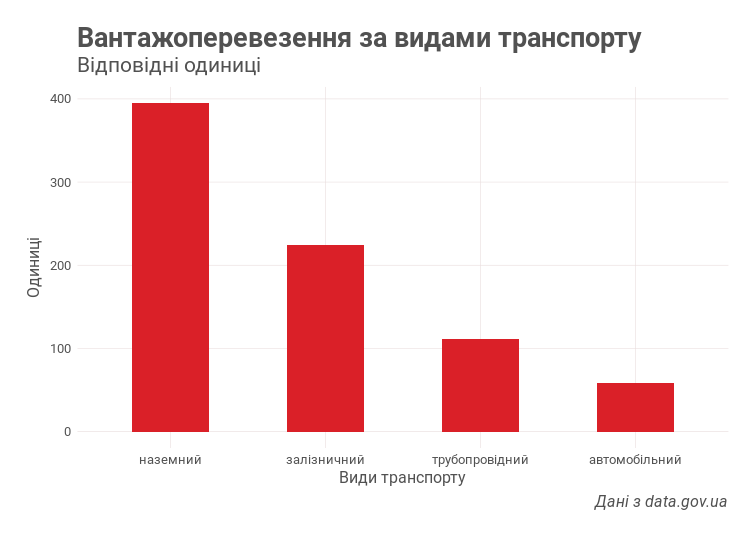

The script that drew this image:
ggplot(vantazh, aes(y=X2013, x=reorder(type, -X2013)))+geom_bar(stat="identity", fill="#da2028", width=.5)+theme_bw()+
  xlab("Види транспорту")+
  ylab("Одиниці")+
  ggtitle("Вантажоперевезення за видами транспорту")+
  labs(subtitle="Відповідні одиниці", caption="Дані з data.gov.ua")+
  guides(color=guide_legend(title="заголовок легенди"))+
  theme(
    plot.title = element_text(size=20, family="Roboto", face="bold", colour = "#515151"),
    plot.subtitle = element_text(size=16, family="Roboto", color= "#515151", vjust=2),
    plot.caption = element_text(size=12, family="Roboto", color="#515151", face="italic"),
    panel.border=element_blank(),
    panel.background = element_rect(fill = "#ffffff"),
    plot.background = element_rect(fill = "#ffffff"),
    axis.title=element_text(size=12, family="Roboto", colour = "#515151"),
    axis.ticks=element_blank(),
    axis.text=element_text(size=10, family="Roboto", colour = "#515151"),
    panel.grid.major = element_line(colour = "#E8DCDC", size=.2),
    panel.grid.minor = element_blank(),
    plot.margin = unit(c(20, 20, 20, 20), "points")
  )

ggplot(salary, aes(x=dek))+geom_histogram(binwidth=500, col="white", fill="#da2028")+theme_bw()+
  xlab("Види транспорту")+
  ggtitle("Розподіл зарплат деканів в університетах")+
  labs(caption="Дані від Стадного")+
  guides(color=guide_legend(title="заголовок легенди"))+
  theme(
    plot.title = element_text(size=20, family="Roboto", face="bold", colour = "#515151",vjust=2),
    plot.caption = element_text(size=12, family="Roboto", color="#515151", face="italic"),
    panel.border=element_blank(),
    panel.background = element_rect(fill = "#ffffff"),
    plot.background = element_rect(fill = "#ffffff"),
    axis.title=element_blank(),
    axis.ticks=element_blank(),
    axis.text=element_text(size=10, family="Roboto", colour = "#515151"),
    panel.grid.major = element_line(colour = "#E8DCDC", size=.2),
    panel.grid.minor = element_blank(),
    plot.margin = unit(c(20, 20, 20, 20), "points")
  )+scale_x_continuous(breaks=seq(0, 14000, by = 2000))

#+coord_flip() - horizontal
